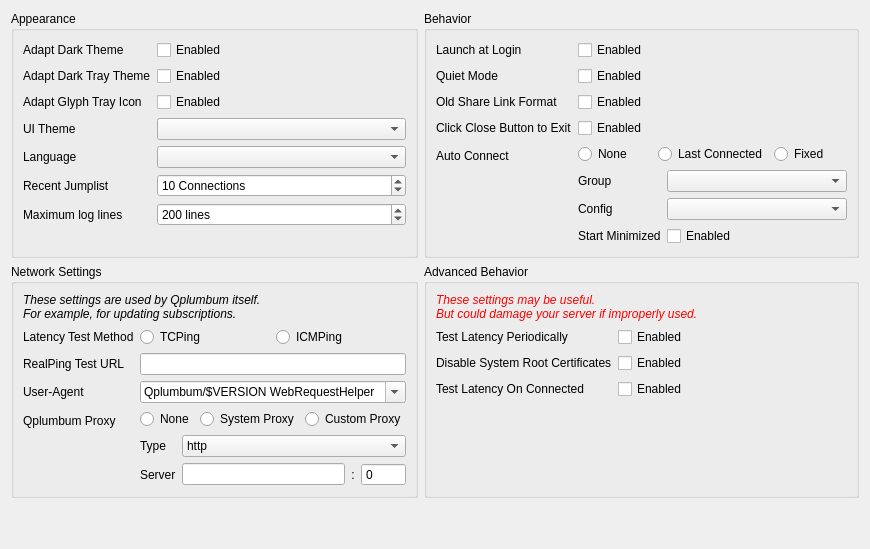
     <widget class="QWidget" name="generalSettingsPage">
      <attribute name="title">
       <string>General Settings</string>
      </attribute>
      <layout class="QVBoxLayout" name="verticalLayout_3">
       <item>
        <layout class="QGridLayout" name="gridLayout_3" columnstretch="1,1">
         <item row="0" column="0">
          <widget class="QGroupBox" name="groupBox_4">
           <property name="title">
            <string>Appearance</string>
           </property>
           <layout class="QFormLayout" name="formLayout_12">
            <item row="0" column="0">
             <widget class="QLabel" name="darkThemeLabel">
              <property name="text">
               <string>Adapt Dark Theme</string>
              </property>
              <property name="textFormat">
               <enum>Qt::PlainText</enum>
              </property>
             </widget>
            </item>
            <item row="0" column="1">
             <widget class="QCheckBox" name="darkThemeCB">
              <property name="text">
               <string>Enabled</string>
              </property>
             </widget>
            </item>
            <item row="1" column="0">
             <widget class="QLabel" name="label_36">
              <property name="text">
               <string>Adapt Dark Tray Theme</string>
              </property>
              <property name="textFormat">
               <enum>Qt::PlainText</enum>
              </property>
             </widget>
            </item>
            <item row="1" column="1">
             <widget class="QCheckBox" name="darkTrayCB">
              <property name="text">
               <string>Enabled</string>
              </property>
             </widget>
            </item>
            <item row="3" column="0">
             <widget class="QLabel" name="label_35">
              <property name="text">
               <string>UI Theme</string>
              </property>
              <property name="textFormat">
               <enum>Qt::PlainText</enum>
              </property>
             </widget>
            </item>
            <item row="3" column="1">
             <widget class="QComboBox" name="themeCombo">
              <property name="minimumSize">
               <size>
                <width>200</width>
                <height>0</height>
               </size>
              </property>
             </widget>
            </item>
            <item row="4" column="0">
             <widget class="QLabel" name="label_6">
              <property name="text">
               <string>Language</string>
              </property>
              <property name="textFormat">
               <enum>Qt::PlainText</enum>
              </property>
             </widget>
            </item>
            <item row="4" column="1">
             <widget class="QComboBox" name="languageComboBox">
              <property name="sizePolicy">
               <sizepolicy hsizetype="Preferred" vsizetype="Fixed">
                <horstretch>0</horstretch>
                <verstretch>0</verstretch>
               </sizepolicy>
              </property>
              <property name="minimumSize">
               <size>
                <width>100</width>
                <height>0</height>
               </size>
              </property>
             </widget>
            </item>
            <item row="5" column="0">
             <widget class="QLabel" name="label_55">
              <property name="text">
               <string>Recent Jumplist</string>
              </property>
              <property name="textFormat">
               <enum>Qt::PlainText</enum>
              </property>
             </widget>
            </item>
            <item row="5" column="1">
             <widget class="QSpinBox" name="jumpListCountSB">
              <property name="suffix">
               <string> Connections</string>
              </property>
              <property name="minimum">
               <number>3</number>
              </property>
              <property name="maximum">
               <number>30</number>
              </property>
              <property name="value">
               <number>10</number>
              </property>
             </widget>
            </item>
            <item row="6" column="0">
             <widget class="QLabel" name="label_48">
              <property name="text">
               <string>Maximum log lines</string>
              </property>
              <property name="textFormat">
               <enum>Qt::PlainText</enum>
              </property>
             </widget>
            </item>
            <item row="6" column="1">
             <widget class="QSpinBox" name="maxLogLinesSB">
              <property name="sizePolicy">
               <sizepolicy hsizetype="MinimumExpanding" vsizetype="Fixed">
                <horstretch>0</horstretch>
                <verstretch>0</verstretch>
               </sizepolicy>
              </property>
              <property name="accelerated">
               <bool>true</bool>
              </property>
              <property name="suffix">
               <string> lines</string>
              </property>
              <property name="minimum">
               <number>10</number>
              </property>
              <property name="maximum">
               <number>9999</number>
              </property>
              <property name="value">
               <number>200</number>
              </property>
             </widget>
            </item>
            <item row="2" column="0">
             <widget class="QLabel" name="label_47">
              <property name="text">
               <string>Adapt Glyph Tray Icon</string>
              </property>
             </widget>
            </item>
            <item row="2" column="1">
             <widget class="QCheckBox" name="glyphTrayCB">
              <property name="text">
               <string>Enabled</string>
              </property>
             </widget>
            </item>
           </layout>
          </widget>
         </item>
         <item row="0" column="1">
          <widget class="QGroupBox" name="groupBox9">
           <property name="title">
            <string>Behavior</string>
           </property>
           <layout class="QFormLayout" name="formLayout_9">
            <item row="0" column="0">
             <widget class="QLabel" name="label_5">
              <property name="text">
               <string>Launch at Login</string>
              </property>
              <property name="textFormat">
               <enum>Qt::PlainText</enum>
              </property>
             </widget>
            </item>
            <item row="0" column="1">
             <widget class="QCheckBox" name="startWithLoginCB">
              <property name="text">
               <string>Enabled</string>
              </property>
             </widget>
            </item>
            <item row="1" column="0">
             <widget class="QLabel" name="label_86">
              <property name="text">
               <string>Quiet Mode</string>
              </property>
              <property name="textFormat">
               <enum>Qt::PlainText</enum>
              </property>
             </widget>
            </item>
            <item row="1" column="1">
             <widget class="QCheckBox" name="quietModeCB">
              <property name="text">
               <string>Enabled</string>
              </property>
             </widget>
            </item>
            <item row="2" column="0">
             <widget class="QLabel" name="label_38">
              <property name="text">
               <string>Old Share Link Format</string>
              </property>
             </widget>
            </item>
            <item row="2" column="1">
             <widget class="QCheckBox" name="useOldShareLinkFormatCB">
              <property name="text">
               <string>Enabled</string>
              </property>
             </widget>
            </item>
            <item row="3" column="0">
             <widget class="QLabel" name="label_94">
              <property name="text">
               <string>Click Close Button to Exit</string>
              </property>
             </widget>
            </item>
            <item row="3" column="1">
             <widget class="QCheckBox" name="exitByCloseEventCB">
              <property name="text">
               <string>Enabled</string>
              </property>
              <property name="toolTip">
               <string>Exit instead of minimizing to tray when the close button clicked.
This option may be useful for some desktop environments without tray support.</string>
              </property>
             </widget>
            </item>
            <item row="4" column="0">
             <widget class="QLabel" name="label_19">
              <property name="text">
               <string>Auto Connect</string>
              </property>
              <property name="textFormat">
               <enum>Qt::PlainText</enum>
              </property>
             </widget>
            </item>
            <item row="4" column="1">
             <layout class="QFormLayout" name="formLayout_16">
              <item row="2" column="1">
               <widget class="QComboBox" name="autoStartConnCombo"/>
              </item>
              <item row="2" column="0">
               <widget class="QLabel" name="label_61">
                <property name="text">
                 <string>Config</string>
                </property>
                <property name="textFormat">
                 <enum>Qt::PlainText</enum>
                </property>
               </widget>
              </item>
              <item row="1" column="1">
               <widget class="QComboBox" name="autoStartSubsCombo">
                <property name="minimumSize">
                 <size>
                  <width>180</width>
                  <height>0</height>
                 </size>
                </property>
               </widget>
              </item>
              <item row="1" column="0">
               <widget class="QLabel" name="label_60">
                <property name="text">
                 <string>Group</string>
                </property>
                <property name="textFormat">
                 <enum>Qt::PlainText</enum>
                </property>
               </widget>
              </item>
              <item row="0" column="0" colspan="2">
               <layout class="QHBoxLayout" name="horizontalLayout_4">
                <item>
                 <widget class="QRadioButton" name="noAutoConnectRB">
                  <property name="text">
                   <string>None</string>
                  </property>
                 </widget>
                </item>
                <item>
                 <widget class="QRadioButton" name="lastConnectedRB">
                  <property name="text">
                   <string>Last Connected</string>
                  </property>
                 </widget>
                </item>
                <item>
                 <widget class="QRadioButton" name="fixedAutoConnectRB">
                  <property name="text">
                   <string>Fixed</string>
                  </property>
                 </widget>
                </item>
               </layout>
              </item>
              <item row="3" column="0">
               <widget class="QLabel" name="label_45">
                <property name="text">
                 <string>Start Minimized</string>
                </property>
               </widget>
              </item>
              <item row="3" column="1">
               <widget class="QCheckBox" name="startMinimizedCB">
                <property name="text">
                 <string>Enabled</string>
                </property>
               </widget>
              </item>
             </layout>
            </item>
           </layout>
          </widget>
         </item>
         <item row="1" column="0">
          <widget class="QGroupBox" name="groupBox3">
           <property name="title">
            <string>Network Settings</string>
           </property>
           <layout class="QFormLayout" name="formLayout_13">
            <item row="0" column="0" colspan="2">
             <widget class="QLabel" name="label_89">
              <property name="font">
               <font>
                <italic>true</italic>
               </font>
              </property>
              <property name="text">
               <string>These settings are used by Qplumbum itself.
For example, for updating subscriptions.</string>
              </property>
              <property name="textFormat">
               <enum>Qt::PlainText</enum>
              </property>
             </widget>
            </item>
            <item row="3" column="0">
             <widget class="QLabel" name="label_67">
              <property name="text">
               <string>User-Agent</string>
              </property>
              <property name="textFormat">
               <enum>Qt::PlainText</enum>
              </property>
             </widget>
            </item>
            <item row="3" column="1">
             <widget class="QComboBox" name="qvNetworkUATxt">
              <property name="sizePolicy">
               <sizepolicy hsizetype="Ignored" vsizetype="Fixed">
                <horstretch>0</horstretch>
                <verstretch>0</verstretch>
               </sizepolicy>
              </property>
              <property name="editable">
               <bool>true</bool>
              </property>
              <property name="text" stdset="0">
               <string notr="true">Qplumbum/$VERSION WebRequestHelper</string>
              </property>
              <item>
               <property name="text">
                <string notr="true">Qplumbum/$VERSION WebRequestHelper</string>
               </property>
              </item>
              <item>
               <property name="text">
                <string notr="true">Mozilla/5.0 (X11; Linux x86_64; rv:77.0) Gecko/20100101 Firefox/77.0</string>
               </property>
              </item>
              <item>
               <property name="text">
                <string notr="true"/>
               </property>
              </item>
             </widget>
            </item>
            <item row="1" column="0">
             <widget class="QLabel" name="label_34">
              <property name="text">
               <string>Latency Test Method</string>
              </property>
              <property name="textFormat">
               <enum>Qt::PlainText</enum>
              </property>
             </widget>
            </item>
            <item row="1" column="1">
             <layout class="QHBoxLayout" name="horizontalLayout_10">
              <item>
               <widget class="QRadioButton" name="latencyTCPingRB">
                <property name="text">
                 <string>TCPing</string>
                </property>
                <property name="autoExclusive">
                 <bool>false</bool>
                </property>
               </widget>
              </item>
              <item>
               <widget class="QRadioButton" name="latencyICMPingRB">
                <property name="text">
                 <string>ICMPing</string>
                </property>
                <property name="autoExclusive">
                 <bool>false</bool>
                </property>
               </widget>
              </item>
             </layout>
            </item>
            <item row="2" column="0">
             <widget class="QLabel" name="label_40">
              <property name="text">
               <string>RealPing Test URL</string>
              </property>
             </widget>
            </item>
            <item row="2" column="1">
             <widget class="QLineEdit" name="latencyRealPingTestURLTxt">
              <property name="text">
               <string/>
              </property>
             </widget>
            </item>
            <item row="4" column="0">
             <widget class="QLabel" name="label_71">
              <property name="text">
               <string>Qplumbum Proxy</string>
              </property>
              <property name="textFormat">
               <enum>Qt::PlainText</enum>
              </property>
             </widget>
            </item>
            <item row="4" column="1">
             <layout class="QFormLayout" name="formLayout_3">
              <item row="0" column="0" colspan="2">
               <layout class="QHBoxLayout" name="horizontalLayout_9">
                <item>
                 <widget class="QRadioButton" name="qvProxyNoProxy">
                  <property name="text">
                   <string>None</string>
                  </property>
                  <property name="autoExclusive">
                   <bool>false</bool>
                  </property>
                 </widget>
                </item>
                <item>
                 <widget class="QRadioButton" name="qvProxySystemProxy">
                  <property name="text">
                   <string>System Proxy</string>
                  </property>
                  <property name="autoExclusive">
                   <bool>false</bool>
                  </property>
                 </widget>
                </item>
                <item>
                 <widget class="QRadioButton" name="qvProxyCustomProxy">
                  <property name="text">
                   <string>Custom Proxy</string>
                  </property>
                  <property name="autoExclusive">
                   <bool>false</bool>
                  </property>
                 </widget>
                </item>
               </layout>
              </item>
              <item row="1" column="0">
               <widget class="QLabel" name="label_33">
                <property name="text">
                 <string>Type</string>
                </property>
                <property name="textFormat">
                 <enum>Qt::PlainText</enum>
                </property>
               </widget>
              </item>
              <item row="1" column="1">
               <widget class="QComboBox" name="qvProxyTypeCombo">
                <item>
                 <property name="text">
                  <string notr="true">http</string>
                 </property>
                </item>
                <item>
                 <property name="text">
                  <string notr="true">socks</string>
                 </property>
                </item>
               </widget>
              </item>
              <item row="2" column="0">
               <widget class="QLabel" name="label_32">
                <property name="text">
                 <string>Server</string>
                </property>
                <property name="textFormat">
                 <enum>Qt::PlainText</enum>
                </property>
               </widget>
              </item>
              <item row="2" column="1">
               <layout class="QHBoxLayout" name="horizontalLayout_2">
                <item>
                 <widget class="QLineEdit" name="qvProxyAddressTxt"/>
                </item>
                <item>
                 <widget class="QLabel" name="label_74">
                  <property name="text">
                   <string>:</string>
                  </property>
                  <property name="alignment">
                   <set>Qt::AlignCenter</set>
                  </property>
                 </widget>
                </item>
                <item>
                 <widget class="QSpinBox" name="qvProxyPortCB">
                  <property name="buttonSymbols">
                   <enum>QAbstractSpinBox::NoButtons</enum>
                  </property>
                  <property name="minimum">
                   <number>0</number>
                  </property>
                  <property name="maximum">
                   <number>65535</number>
                  </property>
                 </widget>
                </item>
               </layout>
              </item>
             </layout>
            </item>
           </layout>
          </widget>
         </item>
         <item row="1" column="1">
          <widget class="QGroupBox" name="groupBox_8">
           <property name="title">
            <string>Advanced Behavior</string>
           </property>
           <layout class="QFormLayout" name="formLayout_5">
            <item row="0" column="0" colspan="2">
             <widget class="QLabel" name="label_84">
              <property name="font">
               <font>
                <weight>50</weight>
                <italic>true</italic>
                <bold>false</bold>
               </font>
              </property>
              <property name="styleSheet">
               <string notr="true">color: red;</string>
              </property>
              <property name="text">
               <string>These settings may be useful.
But could damage your server if improperly used.</string>
              </property>
              <property name="textFormat">
               <enum>Qt::PlainText</enum>
              </property>
             </widget>
            </item>
            <item row="1" column="0">
             <widget class="QLabel" name="label_83">
              <property name="text">
               <string>Test Latency Periodically</string>
              </property>
              <property name="textFormat">
               <enum>Qt::PlainText</enum>
              </property>
             </widget>
            </item>
            <item row="1" column="1">
             <widget class="QCheckBox" name="setTestLatencyCB">
              <property name="toolTip">
               <string>Run TCPing or ICMPing periodically after connecting to a server.
Qplumbum will give a more accurate latency value if Enabled, but makes it easy to fingerprint the connection.</string>
              </property>
              <property name="text">
               <string>Enabled</string>
              </property>
             </widget>
            </item>
            <item row="2" column="0">
             <widget class="QLabel" name="label_7">
              <property name="text">
               <string>Disable System Root Certificates</string>
              </property>
             </widget>
            </item>
            <item row="2" column="1">
             <widget class="QCheckBox" name="disableSystemRootCB">
              <property name="text">
               <string>Enabled</string>
              </property>
             </widget>
            </item>
            <item row="3" column="0">
             <widget class="QLabel" name="label_44">
              <property name="text">
               <string>Test Latency On Connected</string>
              </property>
             </widget>
            </item>
            <item row="3" column="1">
             <widget class="QCheckBox" name="setTestLatencyOnConnectedCB">
              <property name="text">
               <string>Enabled</string>
              </property>
             </widget>
            </item>
           </layout>
          </widget>
         </item>
        </layout>
       </item>
       <item>
        <spacer name="verticalSpacer">
         <property name="orientation">
          <enum>Qt::Vertical</enum>
         </property>
         <property name="sizeHint" stdset="0">
          <size>
           <width>20</width>
           <height>40</height>
          </size>
         </property>
        </spacer>
       </item>
      </layout>
     </widget>
